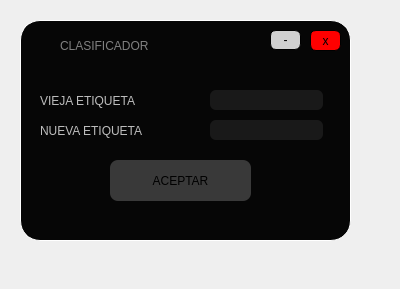
<?xml version="1.0" encoding="UTF-8"?>
<ui version="4.0">
 <class>Form</class>
 <widget class="QWidget" name="Form">
  <property name="geometry">
   <rect>
    <x>0</x>
    <y>0</y>
    <width>400</width>
    <height>289</height>
   </rect>
  </property>
  <property name="windowTitle">
   <string>Form</string>
  </property>
  <widget class="QWidget" name="widget" native="true">
   <property name="geometry">
    <rect>
     <x>20</x>
     <y>20</y>
     <width>331</width>
     <height>221</height>
    </rect>
   </property>
   <property name="styleSheet">
    <string notr="true">QWidget#widget{

background-color: rgb(6, 6, 6);
border-radius:20px;
	gridline-color: rgb(255, 255, 255);
	border-color: rgb(255, 255, 255);
border: 1px solid white;
}</string>
   </property>
   <widget class="QPushButton" name="BAceptar">
    <property name="geometry">
     <rect>
      <x>90</x>
      <y>140</y>
      <width>141</width>
      <height>41</height>
     </rect>
    </property>
    <property name="cursor">
     <cursorShape>PointingHandCursor</cursorShape>
    </property>
    <property name="styleSheet">
     <string notr="true">QPushButton#BAceptar{

background-color: rgb(57, 57, 57);

border-radius:8px;

font: 70 15pt &quot;Rockwell Extra Bold&quot;;
color:black;
}</string>
    </property>
    <property name="text">
     <string>ACEPTAR</string>
    </property>
   </widget>
   <widget class="QLabel" name="label_2">
    <property name="geometry">
     <rect>
      <x>20</x>
      <y>70</y>
      <width>151</width>
      <height>21</height>
     </rect>
    </property>
    <property name="styleSheet">
     <string notr="true">font: 14pt &quot;Lucida Console&quot;;

color: rgb(189, 189, 189);
;
font: 70 12pt &quot;Rockwell Extra Bold&quot;;</string>
    </property>
    <property name="text">
     <string>VIEJA ETIQUETA</string>
    </property>
   </widget>
   <widget class="QLineEdit" name="lineEdit">
    <property name="geometry">
     <rect>
      <x>190</x>
      <y>70</y>
      <width>113</width>
      <height>20</height>
     </rect>
    </property>
    <property name="styleSheet">
     <string notr="true">background-color: rgb(25, 25, 25);
border-radius:6px;
color: white</string>
    </property>
    <property name="text">
     <string/>
    </property>
   </widget>
   <widget class="QFrame" name="frame_4">
    <property name="geometry">
     <rect>
      <x>10</x>
      <y>10</y>
      <width>311</width>
      <height>31</height>
     </rect>
    </property>
    <property name="styleSheet">
     <string notr="true">QFrame#frame_4{
	background-color: rgb(6, 6, 6);
border-top-left-radius:20px;
border-top-right-radius:20px;



}</string>
    </property>
    <property name="frameShape">
     <enum>QFrame::StyledPanel</enum>
    </property>
    <property name="frameShadow">
     <enum>QFrame::Raised</enum>
    </property>
    <widget class="QPushButton" name="min_3">
     <property name="geometry">
      <rect>
       <x>910</x>
       <y>10</y>
       <width>41</width>
       <height>21</height>
      </rect>
     </property>
     <property name="cursor">
      <cursorShape>PointingHandCursor</cursorShape>
     </property>
     <property name="styleSheet">
      <string notr="true">QPushButton#min_3{
	background-color: rgb(208, 208, 208);
font: 16pt &quot;MS Shell Dlg 2&quot;;
border-radius:6px;
border: 1px solid black;


}</string>
     </property>
     <property name="text">
      <string>-</string>
     </property>
    </widget>
    <widget class="QPushButton" name="cerrar_3">
     <property name="geometry">
      <rect>
       <x>960</x>
       <y>10</y>
       <width>41</width>
       <height>21</height>
      </rect>
     </property>
     <property name="cursor">
      <cursorShape>PointingHandCursor</cursorShape>
     </property>
     <property name="styleSheet">
      <string notr="true">QPushButton#cerrar_3{

background-color: rgb(255, 0, 0);
border-radius:6px;
border: 1px solid black;
font: 11pt &quot;MS Shell Dlg 2&quot;;

}</string>
     </property>
     <property name="text">
      <string>x</string>
     </property>
    </widget>
    <widget class="QLabel" name="label_6">
     <property name="geometry">
      <rect>
       <x>30</x>
       <y>-10</y>
       <width>191</width>
       <height>51</height>
      </rect>
     </property>
     <property name="styleSheet">
      <string notr="true">font: 14pt &quot;Lucida Console&quot;;
color:gray
;
font: 70 10pt &quot;Rockwell Extra Bold&quot;;</string>
     </property>
     <property name="text">
      <string>CLASIFICADOR</string>
     </property>
    </widget>
    <widget class="QLabel" name="label_5">
     <property name="geometry">
      <rect>
       <x>0</x>
       <y>0</y>
       <width>31</width>
       <height>31</height>
      </rect>
     </property>
     <property name="styleSheet">
      <string notr="true">border-image: url(:/Iconos/Icono youtube.png);</string>
     </property>
     <property name="text">
      <string/>
     </property>
    </widget>
    <widget class="QPushButton" name="min_4">
     <property name="geometry">
      <rect>
       <x>240</x>
       <y>0</y>
       <width>31</width>
       <height>20</height>
      </rect>
     </property>
     <property name="cursor">
      <cursorShape>PointingHandCursor</cursorShape>
     </property>
     <property name="styleSheet">
      <string notr="true">QPushButton#min_4{
	background-color: rgb(208, 208, 208);
font: 16pt &quot;MS Shell Dlg 2&quot;;
border-radius:6px;
border: 1px solid black;


}</string>
     </property>
     <property name="text">
      <string>-</string>
     </property>
    </widget>
    <widget class="QPushButton" name="cerrar_4">
     <property name="geometry">
      <rect>
       <x>280</x>
       <y>0</y>
       <width>31</width>
       <height>21</height>
      </rect>
     </property>
     <property name="cursor">
      <cursorShape>PointingHandCursor</cursorShape>
     </property>
     <property name="styleSheet">
      <string notr="true">QPushButton#cerrar_4{

background-color: rgb(255, 0, 0);
border-radius:6px;
border: 1px solid black;
font: 11pt &quot;MS Shell Dlg 2&quot;;

}</string>
     </property>
     <property name="text">
      <string>x</string>
     </property>
    </widget>
   </widget>
   <widget class="QLabel" name="label_3">
    <property name="geometry">
     <rect>
      <x>20</x>
      <y>100</y>
      <width>161</width>
      <height>21</height>
     </rect>
    </property>
    <property name="styleSheet">
     <string notr="true">font: 14pt &quot;Lucida Console&quot;;

color: rgb(189, 189, 189);
;
font: 70 12pt &quot;Rockwell Extra Bold&quot;;</string>
    </property>
    <property name="text">
     <string>NUEVA ETIQUETA</string>
    </property>
   </widget>
   <widget class="QLineEdit" name="lineEdit_2">
    <property name="geometry">
     <rect>
      <x>190</x>
      <y>100</y>
      <width>113</width>
      <height>20</height>
     </rect>
    </property>
    <property name="styleSheet">
     <string notr="true">background-color: rgb(25, 25, 25);
border-radius:6px;
color: white</string>
    </property>
    <property name="text">
     <string/>
    </property>
   </widget>
  </widget>
 </widget>
 <resources>
  <include location="../Imagenes y video/imagen.qrc"/>
 </resources>
 <connections/>
</ui>
